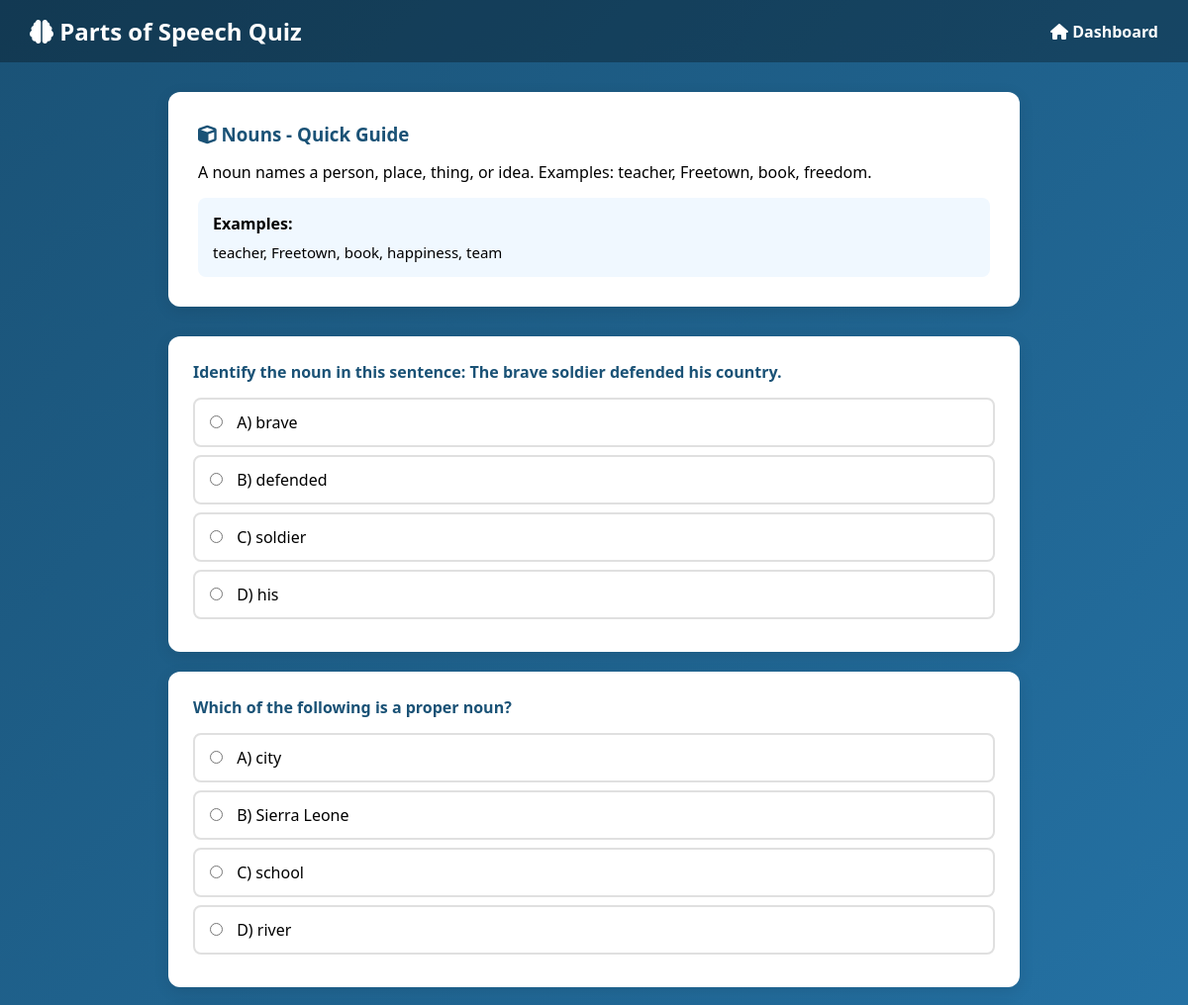
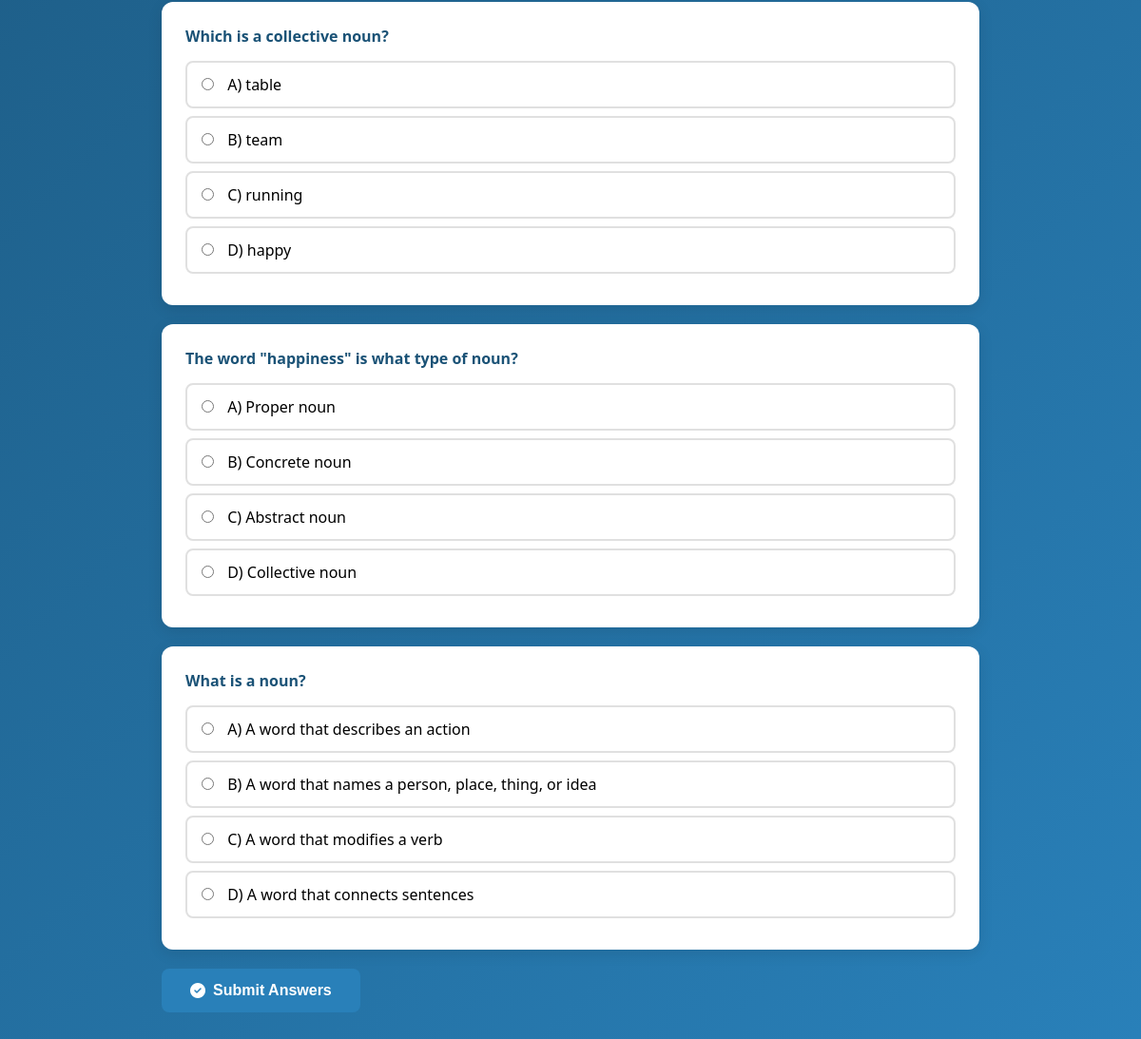
Screenshot of /quiz.php?topic=Nouns (signed in) with the database file from the repository (2 pictures, top to bottom).
### tables this page shows
CREATE TABLE quiz_questions (
    id INT PRIMARY KEY AUTO_INCREMENT,
    topic VARCHAR(100) NOT NULL,
    question TEXT NOT NULL,
    option_a VARCHAR(255) NOT NULL,
    option_b VARCHAR(255) NOT NULL,
    option_c VARCHAR(255) NOT NULL,
    option_d VARCHAR(255) NOT NULL,
    correct_answer CHAR(1) NOT NULL,
    explanation TEXT,
    created_at TIMESTAMP DEFAULT CURRENT_TIMESTAMP
);

### config.php (called while the page is built, shortened)
<?php
function h($string)
{
    return htmlspecialchars($string, ENT_QUOTES, 'UTF-8');
}
?>

### quiz.php (the view, shortened to what this page needs)
<?php
require_once 'config.php';
$db = getDB();
$topic = $_GET['topic'] ?? '';
$topics = [
    'Nouns' => ['icon' => 'fa-cube', 'desc' => 'A noun names a person, place, thing, or idea. Examples: teacher, Freetown, book, freedom.'],
    'Pronouns' => ['icon' => 'fa-user', 'desc' => 'A pronoun replaces a noun. Examples: he, she, it, they, mine, yours.'],
    'Verbs' => ['icon' => 'fa-running', 'desc' => 'A verb shows action or state of being. Examples: run, eat, is, are, was.'],
    'Adverbs' => ['icon' => 'fa-tachometer-alt', 'desc' => 'An adverb modifies a verb, adjective, or another adverb. Examples: quickly, very, well.'],
    'Adjectives' => ['icon' => 'fa-paint-brush', 'desc' => 'An adjective describes a noun. Examples: red, tall, beautiful, three.'],
    'Prepositions' => ['icon' => 'fa-arrow-right', 'desc' => 'A preposition shows relationship. Examples: on, under, between, through.'],
    'Conjunctions' => ['icon' => 'fa-link', 'desc' => 'A conjunction joins words or sentences. Examples: and, but, or, because.'],
    'Interjections' => ['icon' => 'fa-exclamation', 'desc' => 'An interjection expresses emotion. Examples: Wow!, Ouch!, Hurray!']
];
$examples = [
    'Nouns' => 'teacher, Freetown, book, happiness, team',
    'Pronouns' => 'I, you, he, she, it, we, they, mine, yours',
    'Verbs' => 'run, eat, sleep, think, is, are, was, have',
    'Adverbs' => 'quickly, very, well, yesterday, here, carefully',
    'Adjectives' => 'red, tall, beautiful, three, happy, old',
    'Prepositions' => 'on, in, at, under, between, through, by',
    'Conjunctions' => 'and, but, or, because, although, so, yet',
    'Interjections' => 'Wow!, Ouch!, Hurray!, Oh!, Alas!, Bravo!'
];
$questions = [];
if ($topic && isset($topics[$topic])) {
    $stmt = $db->prepare("SELECT * FROM quiz_questions WHERE topic = ? ORDER BY RAND() LIMIT 10");
    $stmt->execute([$topic]);
    $questions = $stmt->fetchAll();
}
$score = null;
$results = [];
$show_results = false;
?>
<!DOCTYPE html>
<html lang="en">
<head>
    <link rel="stylesheet" href="https://cdnjs.cloudflare.com/ajax/libs/font-awesome/6.4.0/css/all.min.css">
</head>
<body>
    <div class="quiz-header">
        <h2><i class="fas fa-brain"></i> Parts of Speech Quiz</h2><a href="system.php"><i class="fas fa-home"></i>
            Dashboard</a>
    </div>
    <div class="container">
        <?php if ($show_results): ?>
            <div class="result-card">
                <h2>Quiz Complete!</h2>
                <p style="color:#666">Topic:
                    <?= h($topic) ?>
                </p>
                <div class="score-circle"
                    style="background:<?= $percentage >= 70 ? '#d4edda' : '#f8d7da' ?>;color:<?= $percentage >= 70 ? '#27ae60' : '#e74c3c' ?>">
                    <?= $percentage ?>%
                </div>
                <p style="font-size:18px">You got <strong>
                        <?= $score ?>
                    </strong> out of <strong>
                        <?= count($results) ?>
                    </strong> correct</p>
                <?php if ($percentage >= 70): ?>
                    <p style="color:#27ae60"><i class="fas fa-check-circle"></i> Great job! You passed!</p>
                <?php else: ?>
                    <p style="color:#e74c3c"><i class="fas fa-redo"></i> Keep practicing!</p>
                <?php endif; ?>
            </div>
            <h3 style="color:white;margin:20px 0">Review Answers</h3>
            <?php foreach ($results as $r): ?>
                <div class="result-item <?= $r['is_correct'] ? 'correct' : 'wrong' ?>">
                    <h4>
                        <?= h($r['question']['question']) ?>
                    </h4>
                    <p>Your answer: <span class="<?= $r['is_correct'] ? 'correct-answer' : 'wrong-answer' ?>">
                            <?= h($r['user_answer'] ?: 'Not answered') ?>
                        </span></p>
                    <?php if (!$r['is_correct']): ?>
                        <p>Correct: <span class="correct-answer">
                                <?= h($r['question']['correct_answer']) ?>)
                                <?= h($r['question']['option_' . strtolower($r['question']['correct_answer'])]) ?>
                            </span></p>
                    <?php endif; ?>
                    <div class="explanation"><strong>Explanation:</strong>
                        <?= h($r['question']['explanation']) ?>
                    </div>
                </div>
            <?php endforeach; ?>
            <a href="quiz.php?topic=<?= urlencode($topic) ?>" class="btn btn-primary"><i class="fas fa-redo"></i> Try
                Again</a>
            <a href="quiz.php" class="btn btn-primary" style="background:white;color:#2980b9;margin-left:10px">All
                Topics</a>
        <?php elseif ($topic && !empty($questions)): ?>
            <div class="guide-section">
                <h3><i class="fas <?= $topics[$topic]['icon'] ?>"></i>
                    <?= h($topic) ?> - Quick Guide
                </h3>
                <p>
                    <?= $topics[$topic]['desc'] ?>
                </p>
                <div class="examples"><strong>Examples:</strong>
                    <p style="margin-top:8px;font-size:15px">
                        <?= $examples[$topic] ?? '' ?>
                    </p>
                </div>
            </div>
            <form method="POST" action="quiz.php?action=submit">
                <?php foreach ($questions as $q): ?>
                    <div class="question-card">
                        <h4>
                            <?= h($q['question']) ?>
                        </h4>
                        <div class="options">
                            <label><input type="radio" name="answers[<?= $q['id'] ?>]" value="A" required> A)
                                <?= h($q['option_a']) ?>
                            </label>
                            <label><input type="radio" name="answers[<?= $q['id'] ?>]" value="B"> B)
                                <?= h($q['option_b']) ?>
                            </label>
                            <label><input type="radio" name="answers[<?= $q['id'] ?>]" value="C"> C)
                                <?= h($q['option_c']) ?>
                            </label>
                            <label><input type="radio" name="answers[<?= $q['id'] ?>]" value="D"> D)
                                <?= h($q['option_d']) ?>
                            </label>
                        </div>
                    </div>
                <?php endforeach; ?>
                <button type="submit" class="btn btn-primary"><i class="fas fa-check-circle"></i> Submit Answers</button>
            </form>
        <?php endif; ?>
    </div>
</body>
</html>

### quiz.php (style rules this page uses)
* { margin: 0; padding: 0; box-sizing: border-box }
body { font-family: 'Segoe UI', Tahoma, Geneva, Verdana, sans-serif; background: linear-gradient(135deg, #1a5276, #2980b9); min-height: 100vh }
.quiz-header { background: rgba(0, 0, 0, 0.3); padding: 15px 30px; display: flex; justify-content: space-between; align-items: center; color: white; flex-wrap: wrap; gap: 10px }
.quiz-header a { color: white; text-decoration: none; font-weight: 600 }
.container { max-width: 900px; margin: 30px auto; padding: 0 20px }
.guide-section { background: white; border-radius: 12px; padding: 30px; margin-bottom: 30px; box-shadow: 0 4px 15px rgba(0, 0, 0, 0.1) }
.guide-section h3 { color: #1a5276; margin-bottom: 15px }
.guide-section .examples { background: #f0f8ff; padding: 15px; border-radius: 8px; margin-top: 15px }
.question-card { background: white; border-radius: 12px; padding: 25px; margin-bottom: 20px; box-shadow: 0 4px 15px rgba(0, 0, 0, 0.1) }
.question-card h4 { color: #1a5276; margin-bottom: 15px }
.options label { display: block; padding: 12px 15px; margin: 8px 0; border: 2px solid #e0e0e0; border-radius: 8px; cursor: pointer; transition: all 0.3s }
.options input { margin-right: 10px }
.btn { padding: 14px 30px; border: none; border-radius: 8px; font-size: 16px; font-weight: 600; cursor: pointer; text-decoration: none; display: inline-flex; align-items: center; gap: 8px; transition: all 0.3s; color: white }
.btn-primary { background: #2980b9 }

### rows the page displays
quiz_questions: question "Identify the noun in this sentence: The brave soldier defended his country.", option_a "brave", option_b "defended", option_c "soldier", option_d "his"
quiz_questions: question "Which of the following is a proper noun?", option_a "city", option_b "Sierra Leone", option_c "school", option_d "river"
quiz_questions: question "Which is a collective noun?", option_a "table", option_b "team", option_c "running", option_d "happy"
quiz_questions: question "The word \"happiness\" is what type of noun?", option_a "Proper noun", option_b "Concrete noun", option_c "Abstract noun", option_d "Collective noun"
quiz_questions: question "What is a noun?", option_a "A word that describes an action", option_b "A word that names a person, place, thing, or idea", option_c "A word that modifies a verb", option_d "A word that connects sentences"

### other values shown
$topic "Nouns"
$topics[$topic]['desc'] "A noun names a person, place, thing, or idea. Examples: teacher, Freetown, book, freedom."
$examples[$topic] "teacher, Freetown, book, happiness, team"
